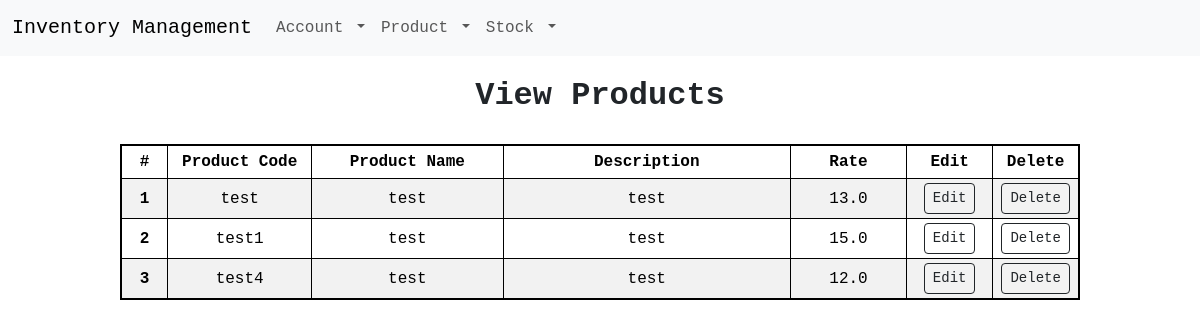
Before: /view-product (signed in) with the older database file.
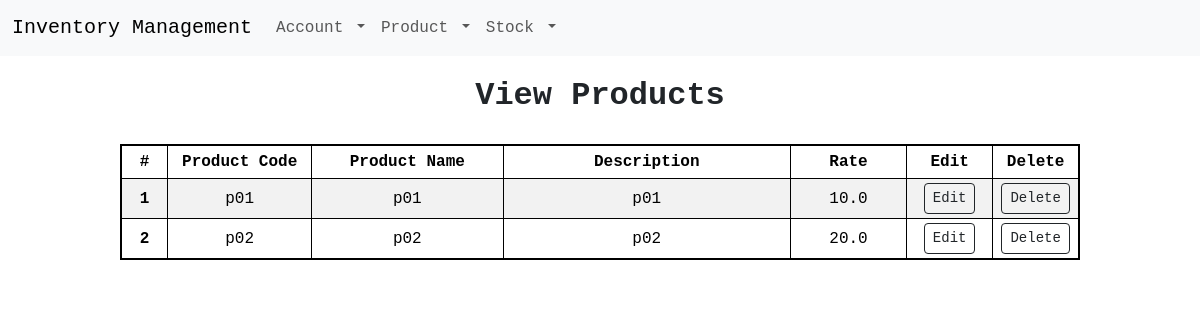
After: the same page with the newer database file.
### app/models.py (models this page shows)
class Product(db.Model):
    id = db.Column(db.Integer, primary_key=True)
    productCode = db.Column(db.String(250), unique=True, nullable=False)
    productName = db.Column(db.String(250), nullable=False)
    description = db.Column(db.String(250), nullable=False)
    rate = db.Column(db.Float, nullable=False)

### app/views.py (the view)
@app.route("/view-product", methods=["GET", "POST"])
@login_required
def viewProduct():
    products = db.session.query(models.Product).all()
    if current_user.username == "admin":
        return render_template("view_product.html", products=products,
                               admin=True)
    else:
        return render_template("view_product.html", products=products,
                               admin=False)

### app/views.py (called while the page is built)
@login_manager.user_loader
def loader_user(user_id):
    return models.Users.query.get(user_id)

### app/templates/view_product.html
{% extends 'base.html' %}
{% block content %}
<div class="head-text">View Products</div>
    <table class="table table-striped table-bordered table-hover table-sm">
        <thead>
        <tr>
            <th scope="col">#</th>
            <th scope="col" width="15%">Product Code</th>
            <th scope="col" width="20%">Product Name</th>
            <th scope="col" width="30%">Description</th>
            <th scope="col">Rate</th>
            <th scope="col" width="9%">Edit</th>
            <th scope="col" width="9%">Delete</th>
        </tr>
        </thead>
        <tbody>
        {% for product in products %}
            <tr>
            <th scope="row">{{ loop.index }}</th>
            <td>{{ product.productCode }}</td>
            <td>{{ product.productName }}</td>
            <td>{{ product.description }}</td>
            <td>{{ product.rate }}</td>
            {% if admin %}
            <td><a class="btn btn-outline-dark btn-sm" href ="/edit-product/{{ product.id }}">Edit</a></td>
            <td><a class="btn btn-outline-dark btn-sm" href ="/delete-product/{{ product.id }}">Delete</a></td>
            {% else %}
            <td><a class="btn btn-outline-dark btn-sm disabled" href ="/">Edit</a></td>
            <td><a class="btn btn-outline-dark btn-sm disabled" href ="/">Delete</a></td>
            {% endif %}
            </tr>
        {% endfor %}
        </tbody>
    </table>
{% endblock %}

Changed rows visible on the page:
removed Product: productCode "test", productName "test", description "test", rate "13.0"
removed Product: productCode "test1", productName "test", description "test", rate "15.0"
removed Product: productCode "test4", productName "test", description "test", rate "12.0"
added Product: productCode "p01", productName "p01", description "p01", rate "10.0"
added Product: productCode "p02", productName "p02", description "p02", rate "20.0"
